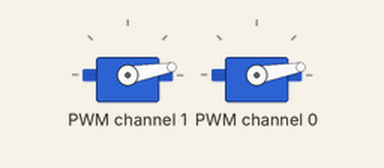
A program run on a simulated Raspberry Pi (BCM pin numbers). On the bench: 2 × servo. Servo angles are drawn from the pulse width (0.5 ms = 0°, 2.5 ms = 180°); library files of the repository ran but are not shown: PCA9685.py; what the program prints to the terminal is not drawn.

Above: at 0.06 s.
At 10.42 s:
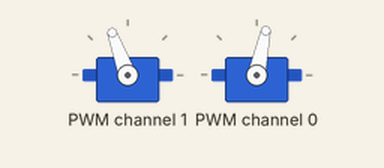
At 18.92 s:
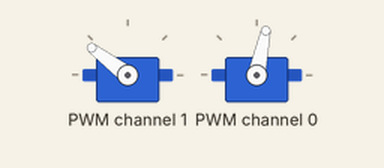
At 37.09 s:
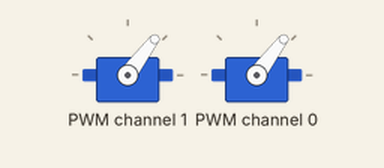
Timing chart, 0 to 40.0 s (numbered marks = the images above):
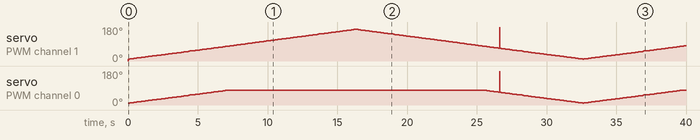

Measured:
- by itself, servo on PWM channel 0: 10° → 11° at 0.11 s, → 12° 0.10 s later, → 13° 0.10 s later, → 14° 0.10 s later, … (181 changes in this stretch)

The program:

main.py
```python
#!/usr/bin/python
import time
import RPi.GPIO as GPIO
from PCA9685 import PCA9685

pwm = PCA9685()
try:
    print ("This is an PCA9685 routine")
    pwm.setPWMFreq(50)
    #pwm.setServoPulse(1,500)
    pwm.setRotationAngle(1, 0)

    while True:
        # setServoPulse(2,2500)
        for i in range(10,170,1):
            pwm.setRotationAngle(1, i)
            if(i<80):
                pwm.setRotationAngle(0, i)
            time.sleep(0.1)

        for i in range(170,10,-1):
            pwm.setRotationAngle(1, i)
            if(i<80):
                pwm.setRotationAngle(0, i)
            time.sleep(0.1)

except:
    pwm.exit_PCA9685()
    print "\nProgram end"
    exit()
```
